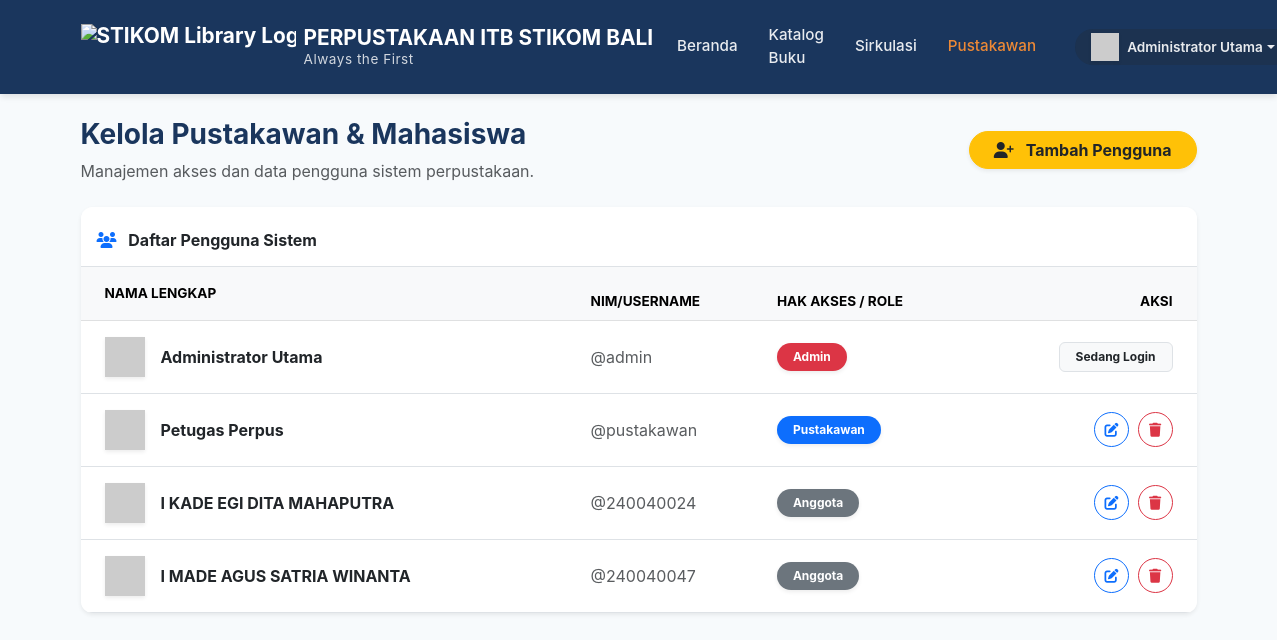
Before: /pengguna.php (signed in) with the older database file.
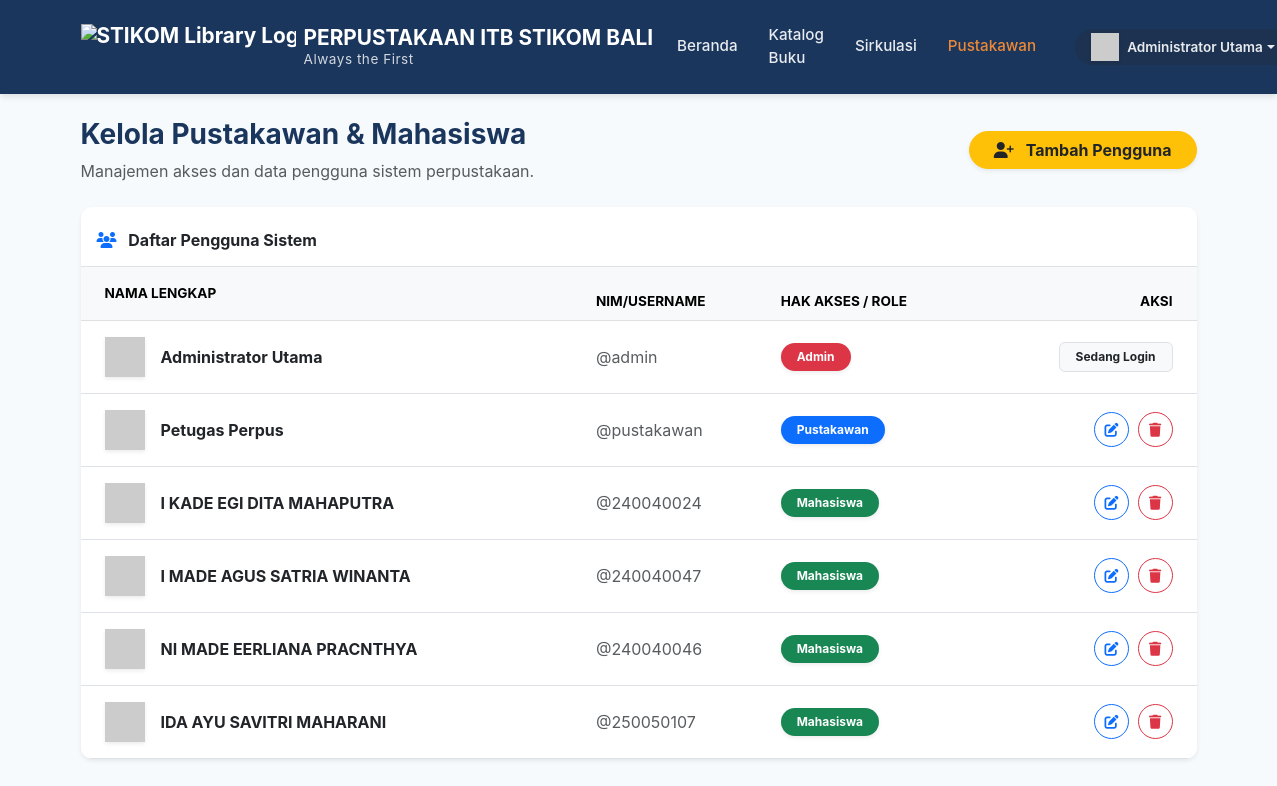
After: the same page with the newer database file.
### tables this page shows
CREATE TABLE users (
    id INTEGER PRIMARY KEY AUTOINCREMENT, username TEXT UNIQUE, 
    password TEXT, nama_lengkap TEXT, role TEXT
);

### config.php (called while the page is built, shortened)
<?php
function isLoggedIn() {
    return isset($_SESSION['user_id']);
}
function hasRole($roles) {
    return isLoggedIn() && in_array($_SESSION['role'], (array)$roles);
}
?>

### pengguna.php (the view, shortened to what this page needs)
<?php
require_once 'config.php';
$users = $pdo->query("SELECT * FROM users")->fetchAll();
include 'header.php';
?>
<div class="container mt-4 mb-5">
    <div class="d-flex justify-content-between align-items-center mb-4">
        <div>
            <h3 class="fw-bold" style="color: var(--primary-color);">Kelola Pustakawan & Mahasiswa</h3>
            <p class="text-muted mb-0">Manajemen akses dan data pengguna sistem perpustakaan.</p>
        </div>
        <button class="btn btn-warning fw-bold text-dark rounded-pill px-4 shadow-sm" data-bs-toggle="modal" data-bs-target="#addUserModal">
            <i class="fas fa-user-plus me-2"></i> Tambah Pengguna
        </button>
    </div>
    <div class="card border-0 shadow-sm overflow-hidden" style="border-radius: 12px;">
        <div class="card-header bg-white border-bottom p-3 pt-4">
            <h6 class="mb-0 fw-bold"><i class="fas fa-users text-primary me-2"></i> Daftar Pengguna Sistem</h6>
        </div>
        <div class="card-body p-0">
            <div class="table-responsive">
                <table class="table table-hover align-middle mb-0">
                    <thead class="table-light text-muted" style="font-size: 0.85rem; text-transform: uppercase;">
                        <tr>
                            <th class="ps-4 py-3">Nama Lengkap</th>
                            <th>NIM/Username</th>
                            <th>Hak Akses / Role</th>
                            <th class="text-end pe-4">Aksi</th>
                        </tr>
                    </thead>
                    <tbody>
                        <?php foreach($users as $u): ?>
                        <tr>
                            <td class="ps-4 py-3">
                                <div class="d-flex align-items-center">
                                    <img src="https://ui-avatars.com/api/?name=<?= urlencode($u['nama_lengkap']) ?>&background=random&color=fff&rounded=true" width="40" height="40" class="me-3 shadow-sm">
                                    <div class="fw-bold text-dark"><?= htmlspecialchars($u['nama_lengkap']) ?></div>
                                </div>
                            </td>
                            <td><span class="text-muted">@<?= htmlspecialchars($u['username']) ?></span></td>
                            <td>
                                <?php
                                    $bg = 'bg-secondary';
                                    if($u['role'] == 'Admin') $bg = 'bg-danger';
                                    if($u['role'] == 'Pustakawan') $bg = 'bg-primary';
                                    if($u['role'] == 'Mahasiswa') $bg = 'bg-success';
                                ?>
                                <span class="badge <?= $bg ?> rounded-pill px-3 py-2 shadow-sm"><?= $u['role'] ?></span>
                            </td>
                            <td class="text-end pe-4">
                                <?php if($u['id'] != $_SESSION['user_id']): ?>
                                <button class="btn btn-sm btn-outline-primary rounded-circle me-1 edit-btn" style="width: 35px; height: 35px;"
                                        data-id="<?= $u['id'] ?>"
                                        data-nama="<?= htmlspecialchars($u['nama_lengkap']) ?>"
                                        data-username="<?= htmlspecialchars($u['username']) ?>"
                                        data-role="<?= $u['role'] ?>"
                                        data-bs-toggle="modal"
                                        data-bs-target="#editUserModal">
                                    <i class="fas fa-edit"></i>
                                </button>
                                <form method="POST" class="d-inline">
                                    <button class="btn btn-sm btn-outline-danger rounded-circle" style="width: 35px; height: 35px;" onclick="return confirm('Yakin hapus nii??')">
                                        <i class="fas fa-trash"></i>
                                    </button>
                                </form>
                                <?php else: ?>
                                    <span class="badge bg-light text-dark border px-3 py-2">Sedang Login</span>
                                <?php endif; ?>
                            </td>
                        </tr>
                        <?php endforeach; ?>
                    </tbody>
                </table>
            </div>
        </div>
    </div>
</div>

### header.php (shortened to what this page needs)
<!DOCTYPE html>
<html lang="id">
<head>
    <link href="https://cdn.jsdelivr.net/npm/bootstrap@5.3.0/dist/css/bootstrap.min.css" rel="stylesheet">
    <link rel="stylesheet" href="https://cdnjs.cloudflare.com/ajax/libs/font-awesome/6.4.0/css/all.min.css">
</head>
<body>
<?php
$current_page = basename($_SERVER['PHP_SELF']);
$is_home = ($current_page == 'index.php' && !isset($_GET['p']));
?>
<nav class="navbar navbar-expand-lg <?= $is_home ? '' : 'bg-solid' ?>" id="mainNavbar">
    <div class="container">
        <a class="navbar-brand d-flex align-items-center" href="index.php">
            <img src="https://library.stikom-bali.ac.id/template/stikom/img/logo.png" alt="STIKOM Library Logo" class="navbar-logo me-2">
            <div class="d-flex flex-column">
                <span>PERPUSTAKAAN ITB STIKOM BALI</span>
                <span class="navbar-slogan">Always the First</span>
            </div>
        </a>
        <div class="collapse navbar-collapse" id="navbarNav">
            <ul class="navbar-nav ms-auto mb-2 mb-lg-0 align-items-center">
                <li class="nav-item">
                    <a class="nav-link <?= $is_home ? 'active' : '' ?>" href="index.php">Beranda</a>
                </li>
                <li class="nav-item">
                    <a class="nav-link <?= $current_page == 'buku.php' ? 'active' : '' ?>" href="buku.php">Katalog Buku</a>
                </li>
                <?php if (isLoggedIn()): ?>
                    <li class="nav-item">
                        <a class="nav-link <?= $current_page == 'peminjaman.php' ? 'active' : '' ?>" href="peminjaman.php">
                            <?= hasRole(['Admin', 'Pustakawan']) ? 'Sirkulasi' : 'Area Mahasiswa' ?>
                        </a>
                    </li>
                    <?php if (hasRole('Admin')): ?>
                    <li class="nav-item">
                        <a class="nav-link <?= $current_page == 'pengguna.php' ? 'active' : '' ?>" href="pengguna.php">Pustakawan</a>
                    </li>
                    <?php endif; ?>
                    <li class="nav-item ms-3">
                        <div class="dropdown">
                            <a class="nav-link dropdown-toggle text-white d-flex align-items-center bg-dark bg-opacity-25 rounded-pill px-3 py-1" href="#" data-bs-toggle="dropdown">
                                <img src="https://ui-avatars.com/api/?name=<?= urlencode($_SESSION['nama_lengkap']) ?>&background=ed8936&color=fff&rounded=true" width="28" height="28" class="me-2 shadow-sm">
                                <span style="font-size: 0.85rem; font-weight: 600;"><?= $_SESSION['nama_lengkap'] ?></span>
                            </a>
                        </div>
                    </li>
                <?php endif; ?>
            </ul>
        </div>
    </div>
</nav>
<div class="main-content">

### header.php (style rules this page uses)
:root { --primary-color: #1a365d; --secondary-color: #ed8936; --bg-color: #f7fafc; }
body { background-color: var(--bg-color); font-family: -apple-system, BlinkMacSystemFont, "Segoe UI", Roboto, "Helvetica Neue", Arial, sans-serif; display: flex; flex-direction: column; min-height: 100vh; }
.navbar { background-color: transparent; padding: 1.5rem 0; transition: all 0.3s ease; position: absolute; width: 100%; z-index: 10; }
.navbar.bg-solid { background-color: var(--primary-color) !important; padding: 1rem 0; box-shadow: 0 4px 6px -1px rgba(0, 0, 0, 0.1); position: sticky; top: 0; }
.navbar-brand { font-weight: 700; font-size: 1.3rem; color: white !important; line-height: 1.2; }
.nav-link { color: rgba(255,255,255,0.9) !important; font-weight: 500; font-size: 0.95rem; margin-right: 15px; transition: all 0.3s; }
.nav-link:hover, .nav-link.active { color: var(--secondary-color) !important; }
.main-content { flex: 1; }
.card { border-radius: 10px; box-shadow: 0 4px 6px rgba(0,0,0,0.05); border: none; }
.navbar-logo { height: 45px; width: auto; object-fit: contain; }
.navbar-slogan { font-size: 0.85rem; font-weight: 400; color: rgba(255, 255, 255, 0.8); letter-spacing: 0.5px; }

Changed rows visible on the page:
changed users "I KADE EGI DITA MAHAPUTRA": role "Anggota" → "Mahasiswa"
changed users "I MADE AGUS SATRIA WINANTA": role "Anggota" → "Mahasiswa"
added users: nama_lengkap "NI MADE EERLIANA PRACNTHYA", username "240040046", role "Mahasiswa"
added users: nama_lengkap "IDA AYU SAVITRI MAHARANI", username "250050107", role "Mahasiswa"
